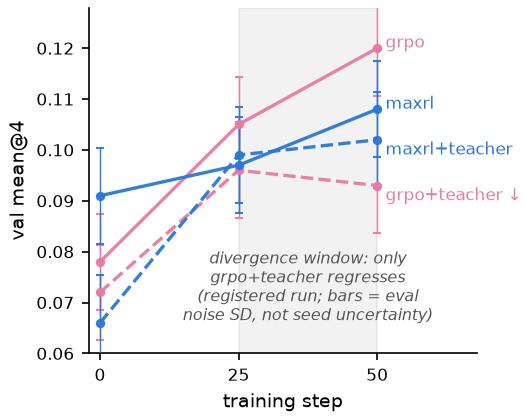

Source code (Python):
#!/usr/bin/env python
"""Figure 3 — GSM8K 2x2 divergence (single column).

Val mean@4 trajectories (registered run) come from
data/fig3_gsm8k_data.json — a versioned result table; this script
contains no result literals. Step-25-to-50 window shaded: grpo+teacher
is the only regressing cell on the registered run.
"""
import json
import os

import matplotlib

matplotlib.use("Agg")
import matplotlib.pyplot as plt

HERE = os.path.dirname(os.path.abspath(__file__))

BLUE = "#2a78d6"      # MaxRL / ours
GREEN = "#008300"     # reference / uniform
MAGENTA = "#e87ba4"   # GRPO
GRAY = "#555555"      # oracle / bounds

plt.rcParams.update({
    "font.size": 9,
    "axes.titlesize": 10,
    "axes.labelsize": 9,
    "xtick.labelsize": 8,
    "ytick.labelsize": 8,
    "legend.fontsize": 8,
    "axes.spines.top": False,
    "axes.spines.right": False,
    "axes.linewidth": 0.8,
    "pdf.fonttype": 42,
    "ps.fonttype": 42,
})

fig, ax = plt.subplots(figsize=(3.5, 2.8))

# palette freeze (paper-wide): hue = estimator (GRPO magenta, MaxRL
# blue); line style = intervention (uniform solid, +teacher dashed)
DATA = json.load(open(os.path.join(HERE, "data", "fig3_gsm8k_data.json")))
steps = DATA["steps"]
STYLE = {
    "grpo":          (MAGENTA, "-"),
    "grpo+teacher":  (MAGENTA, "--"),
    "maxrl":         (BLUE,    "-"),
    "maxrl+teacher": (BLUE,    "--"),
}
series = [(name, steps, DATA["series"][name], *STYLE[name])
          for name in STYLE]

# same-model eval noise floor (repeated evals of one checkpoint) —
# evaluation noise, NOT training-seed uncertainty; drawn on every
# point so the reader can see which gaps clear it descriptively
NOISE_SD = DATA["eval_noise_sd"]

# divergence window shading (behind everything)
ax.axvspan(25, 50, color="#000000", alpha=0.05, zorder=0)

for label, xs, ys, color, ls in series:
    ax.errorbar(xs, ys, yerr=NOISE_SD, color=color, ls=ls, lw=1.6,
                marker="o", ms=3.5, zorder=3, solid_capstyle="round",
                elinewidth=0.7, capsize=2, ecolor=color, alpha=0.95)

# direct labels at line ends
ax.text(51.5, 0.121, "grpo", color=MAGENTA, fontsize=8, va="center")
ax.text(51.5, 0.091, "grpo+teacher ↓", color=MAGENTA, fontsize=8,
        va="center")
ax.text(51.5, 0.100, "maxrl+teacher", color=BLUE, fontsize=8, va="center")
ax.text(51.5, 0.109, "maxrl", color=BLUE, fontsize=8, va="center")

# divergence-window annotation
ax.text(37.5, 0.0655, "divergence window: only\ngrpo+teacher regresses\n"
        "(registered run; bars = eval\nnoise SD, not seed uncertainty)",
        fontsize=7.5, color=GRAY, ha="center", va="bottom",
        style="italic")

ax.set_xlim(-2, 68)
ax.set_ylim(0.060, 0.128)
ax.set_xticks(steps)
ax.set_xlabel("training step")
ax.set_ylabel("val mean@4")

fig.tight_layout(pad=0.4)
fig.savefig(os.path.join(HERE, "fig3_gsm8k.pdf"))
fig.savefig(os.path.join(HERE, "fig3_gsm8k.png"), dpi=150)
print("wrote fig3_gsm8k.pdf / .png")
